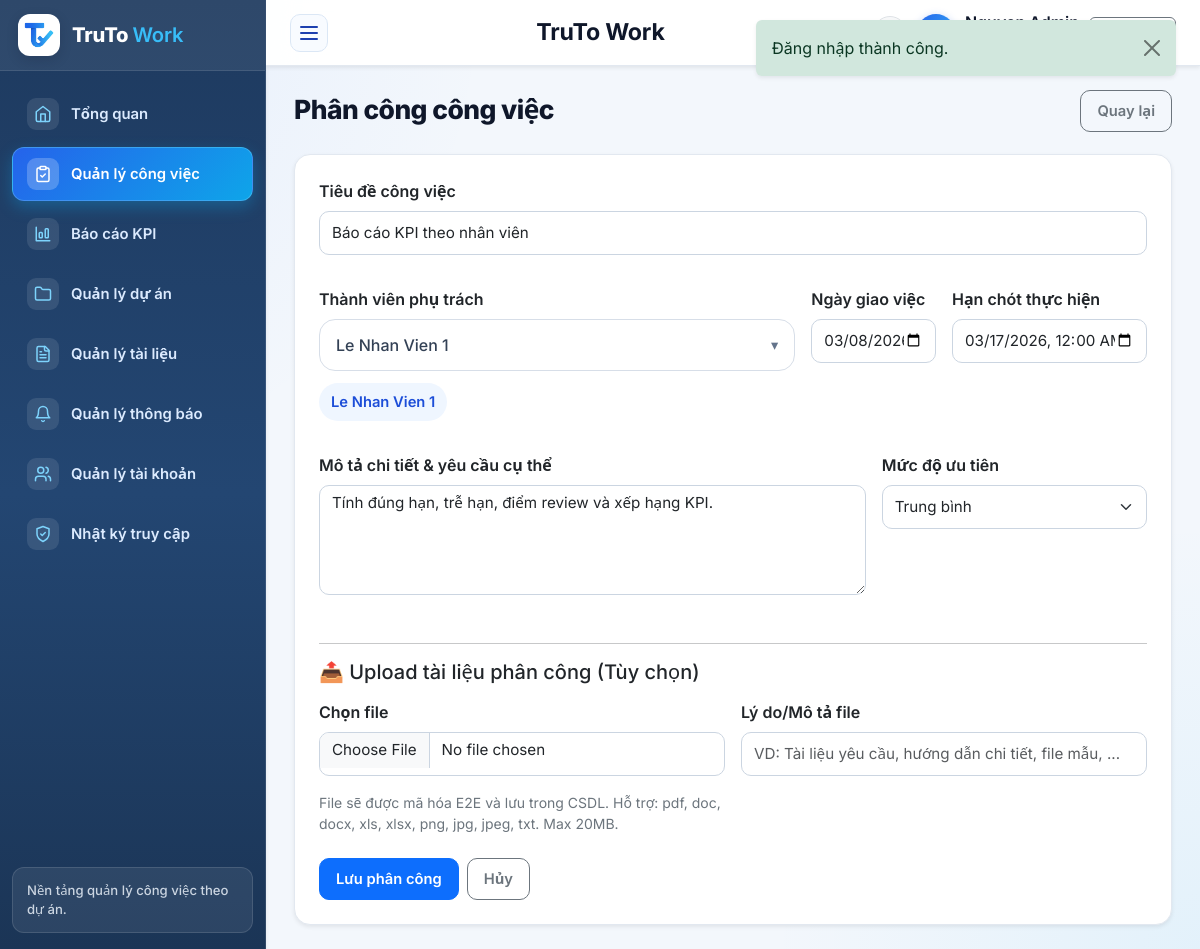
The app's page /index.php?route=cong_viec/assign&id=4 (signed in) with its own data.
### tables this page shows
CREATE TABLE `tai_khoan` (
  `id` int(11) NOT NULL,
  `name` varchar(150) NOT NULL,
  `email` varchar(150) NOT NULL,
  `password` varchar(255) NOT NULL,
  `public_key_jwk` longtext DEFAULT NULL,
  `role` enum('admin','manager','employee') NOT NULL DEFAULT 'employee',
  `department` varchar(100) DEFAULT NULL,
  `status` enum('active','inactive') NOT NULL DEFAULT 'active',
  `created_at` datetime NOT NULL
);

CREATE TABLE `cong_viec` (
  `id` int(11) NOT NULL,
  `project_id` int(11) NOT NULL,
  `title` varchar(200) NOT NULL,
  `description` text DEFAULT NULL,
  `priority` enum('low','medium','high') NOT NULL DEFAULT 'medium',
  `status` enum('new','assigned','in_progress','blocked','submitted','approved','redo') NOT NULL DEFAULT 'new',
  `deadline` date NOT NULL,
  `start_date` date DEFAULT NULL,
  `assignee_id` int(11) DEFAULT NULL,
  `created_by` int(11) NOT NULL,
  `expected_score` int(11) NOT NULL DEFAULT 0,
  `review_score` int(11) DEFAULT NULL,
  `review_comment` text DEFAULT NULL,
  `approved_at` datetime DEFAULT NULL,
  `created_at` datetime NOT NULL,
  `updated_at` datetime NOT NULL
);

CREATE TABLE `thanh_vien_du_an` (
  `id` int(11) NOT NULL,
  `project_id` int(11) NOT NULL,
  `user_id` int(11) NOT NULL,
  `project_role` enum('lead','member','reviewer') NOT NULL DEFAULT 'member',
  `joined_at` datetime NOT NULL
);

### app/views/cong_viec/assign.php (the view, shortened to what the rows shown need)
<div class="section-header">
    <div>
        <div class="section-title">Phân công công việc</div>
    </div>
    <a class="btn btn-outline-secondary" href="<?= e(route_url('cong_viec/show', ['id' => $task['id'] ?? ''])) ?>">Quay lại</a>
</div>
<div class="card border-0 shadow-sm">
    <div class="card-body p-4">
        <form method="post" action="<?= e(route_url('cong_viec/saveAssignment', ['id' => $task['id'] ?? ''])) ?>" enctype="multipart/form-data" class="assign-form">
            <div class="row g-3">
                <div class="col-12">
                    <label class="form-label fw-semibold">Tiêu đề công việc</label>
                    <input type="text" class="form-control" name="assignment_title" placeholder="Nhập tiêu đề công việc" value="<?= e($task['title'] ?? '') ?>">
                </div>
            </div>
            <div class="row g-3 mt-3">
                <div class="col-12 col-lg-7">
                    <label class="form-label fw-semibold">Thành viên phụ trách</label>
                    <?php
                    $members = isset($members) && is_array($members) ? $members : [];
                    $selectedAssigneeIds = isset($selectedAssigneeIds) && is_array($selectedAssigneeIds) ? $selectedAssigneeIds : [];
                    ?>
                    <div class="assignee-dropdown" data-assignee-dropdown>
                        <button type="button" class="assignee-toggle" data-assignee-toggle aria-expanded="false">
                            <span class="assignee-toggle-label" data-assignee-label>
                            </span>
                            <span class="assignee-toggle-icon">▾</span>
                        </button>
                    </div>
                    <div class="assignee-selected" data-assignee-selected>
                        <?php foreach ($members as $member): ?>
                            <?php $checked = in_array((int) $member['user_id'], $selectedAssigneeIds ?? [], true); ?>
                            <span class="assignee-pill <?= $checked ? '' : 'd-none' ?>" data-assignee-pill="<?= e((string) $member['user_id']) ?>">
                                <?= e($member['name']) ?>
                            </span>
                        <?php endforeach; ?>
                    </div>
                </div>
                <?php
                $startVal = (!empty($task['start_date']) && !str_starts_with((string) $task['start_date'], '0000-00-00'))
                    ? date('Y-m-d\TH:i', strtotime((string) $task['start_date']))
                    : '';
                $deadlineVal = (!empty($task['deadline']) && !str_starts_with((string) $task['deadline'], '0000-00-00'))
                    ? date('Y-m-d\TH:i', strtotime((string) $task['deadline']))
                    : '';
                $taskPriority = (string) ($task['priority'] ?? '');
                ?>
                <div class="col-sm-6 col-lg-2">
                    <label class="form-label fw-semibold">Ngày giao việc</label>
                    <input type="datetime-local" class="form-control" name="start_date" value="<?= e($startVal) ?>">
                </div>
                <div class="col-sm-6 col-lg-3">
                    <label class="form-label fw-semibold">Hạn chót thực hiện</label>
                    <input type="datetime-local" class="form-control" name="deadline" value="<?= e($deadlineVal) ?>">
                </div>
            </div>
            <div class="row g-3 mt-3">
                <div class="col-12 col-lg-8">
                    <label class="form-label fw-semibold">Mô tả chi tiết & yêu cầu cụ thể</label>
                    <textarea class="form-control" name="detailed_description" rows="3" placeholder="Mô tả chi tiết công việc, các bước thực hiện, yêu cầu kỹ thuật, tiêu chí nghiệm thu"><?= e((string) ($task['description'] ?? '')) ?></textarea>
                </div>
                <div class="col-12 col-lg-4">
                    <label class="form-label fw-semibold">Mức độ ưu tiên</label>
                    <select class="form-select mb-2" name="priority">
                        <option value="medium" <?= $taskPriority === 'medium' ? 'selected' : '' ?>>Trung bình</option>
                    </select>
                </div>
            </div>
            <div class="row g-3 mt-3">
                <div class="col-12">
                    <hr>
                    <h5 class="mb-3">📤 Upload tài liệu phân công (Tùy chọn)</h5>
                    <div class="row g-3">
                        <div class="col-12 col-lg-6">
                            <label class="form-label fw-semibold">Chọn file</label>
                            <input type="file" class="form-control" name="attachment" id="attachment" data-e2e-file data-recipient-url="<?= e(route_url('crypto/taskRecipients', ['id' => $task['id']])) ?>" accept=".pdf,.doc,.docx,.xls,.xlsx,.png,.jpg,.jpeg,.txt">
                            <div class="small text-secondary mt-2">File sẽ được mã hóa E2E và lưu trong CSDL. Hỗ trợ: pdf, doc, docx, xls, xlsx, png, jpg, jpeg, txt. Max 20MB.</div>
                        </div>
                        <div class="col-12 col-lg-6">
                            <label class="form-label fw-semibold">Lý do/Mô tả file</label>
                            <input type="text" class="form-control" name="upload_reason" id="upload_reason" placeholder="VD: Tài liệu yêu cầu, hướng dẫn chi tiết, file mẫu, ...">
                        </div>
                    </div>
                </div>
            </div>
            <div class="mt-4 d-flex gap-2 flex-wrap">
                <button class="btn btn-primary" id="assign_submit_btn">Lưu phân công</button>
                <a class="btn btn-outline-secondary" href="<?= e(route_url('cong_viec/show', ['id' => $task['id'] ?? ''])) ?>">Hủy</a>
            </div>
        </form>
    </div>
</div>

### app/views/layouts/main.php (shortened to what the rows shown need)
<?php
$authUser = current_user();
$currentRoute = (string) ($_GET['route'] ?? ($authUser ? 'dashboard/index' : 'home/index'));
$isPublicPage = !$authUser && str_starts_with($currentRoute, 'home/');
$isLoginPage = !$authUser && str_starts_with($currentRoute, 'auth/');
?>
<!doctype html>
<html lang="vi">
<head>
    <link href="https://cdn.jsdelivr.net/npm/bootstrap@5.3.3/dist/css/bootstrap.min.css" rel="stylesheet">
    <link href="assets/css/app.css?v=20261025v6" rel="stylesheet">
</head>
<body>
<?php if ($isPublicPage): ?>
    <div class="public-site-shell">
        <header class="public-header">
            <div class="public-container public-header-inner">
                <a class="brand-public" href="<?= e(route_url('home/index')) ?>">
                    <span class="brand-public-mark">
                        <img src="assets/images/logo-icon.png" alt="TruTo Work">
                    </span>
                    <span>
                        <strong>TruTo <span class="text-primary fw-semibold">Work</span></strong>
                        <small>Quản lý công việc theo dự án</small>
                    </span>
                </a>
                <nav class="public-nav">
                    <a class="<?= $currentRoute === 'home/index' ? 'is-active' : '' ?>" href="<?= e(route_url('home/index')) ?>">Trang chủ</a>
                    <a class="<?= $currentRoute === 'home/about' ? 'is-active' : '' ?>" href="<?= e(route_url('home/about')) ?>">Giới thiệu</a>
                    <a href="<?= e(route_url('auth/login')) ?>">Đăng nhập</a>
                </nav>
            </div>
        </header>
        <main class="public-main">
            <div class="public-container">
                <?= $content ?>
            </div>
        </main>
        <footer class="public-footer">
            <div class="public-container public-footer-inner">
                <span>TruTo Work</span>
            </div>
        </footer>
    </div>
<?php else: ?>
    <div class="app-shell">
        <aside class="sidebar shadow-sm">
            <div class="sidebar-header">
                <a class="sidebar-brand text-decoration-none" href="<?= e(route_url('dashboard/index')) ?>">
                    <div class="brand-icon">
                        <img src="assets/images/logo-icon.png" alt="TruTo Work">
                    </div>
                    <div class="brand-title">TruTo <span class="brand-title-accent">Work</span></div>
                </a>
            </div>
            <nav class="sidebar-menu">
                <a class="menu-link <?= e(active_menu('dashboard/')) ?>" href="<?= e(route_url('dashboard/index')) ?>" data-short-label="TG" title="Tổng quan">
                    <span class="menu-icon" aria-hidden="true">
                        <svg xmlns="http://www.w3.org/2000/svg" width="18" height="18" viewBox="0 0 24 24" fill="none" stroke="currentColor" stroke-width="2" stroke-linecap="round" stroke-linejoin="round"><path d="m3 9 9-7 9 7v11a2 2 0 0 1-2 2H5a2 2 0 0 1-2-2z"/><polyline points="9 22 9 12 15 12 15 22"/></svg>
                    </span>
                    <span class="menu-text">Tổng quan</span>
                </a>
                <a class="menu-link <?= e(active_menu('cong_viec/')) ?>" href="<?= e(route_url('cong_viec/index')) ?>" data-short-label="CV" title="Quản lý công việc">
                    <span class="menu-icon" aria-hidden="true">
                    </span>
                    <span class="menu-text">Quản lý công việc</span>
                </a>
                <a class="menu-link <?= e(active_menu('kpi/')) ?>" href="<?= e(route_url('kpi/index')) ?>" data-short-label="KPI" title="Báo cáo KPI">
                    <span class="menu-icon" aria-hidden="true">
                        <svg xmlns="http://www.w3.org/2000/svg" width="18" height="18" viewBox="0 0 24 24" fill="none" stroke="currentColor" stroke-width="2" stroke-linecap="round" stroke-linejoin="round"><path d="M3 3v18h18"/><rect width="4" height="7" x="7" y="10" rx="1"/><rect width="4" height="12" x="15" y="5" rx="1"/></svg>
                    </span>
                    <span class="menu-text">Báo cáo KPI</span>
                </a>
                <a class="menu-link <?= e(active_menu('du_an/')) ?>" href="<?= e(route_url('du_an/index')) ?>" data-short-label="DA" title="Quản lý dự án">
                    <span class="menu-icon" aria-hidden="true">
                        <svg xmlns="http://www.w3.org/2000/svg" width="18" height="18" viewBox="0 0 24 24" fill="none" stroke="currentColor" stroke-width="2" stroke-linecap="round" stroke-linejoin="round"><path d="M20 20a2 2 0 0 0 2-2V8a2 2 0 0 0-2-2h-7.9a2 2 0 0 1-1.69-.9L9.6 3.9A2 2 0 0 0 7.93 3H4a2 2 0 0 0-2 2v13a2 2 0 0 0 2 2Z"/></svg>
                    </span>
                    <span class="menu-text">Quản lý dự án</span>
                </a>
                <?php if (in_array($authUser['role'], ['manager', 'admin'], true)): ?>
                    <a class="menu-link <?= e(active_menu('files/') ?: active_menu('tai_lieu/')) ?>" href="<?= e(route_url('files/index')) ?>" data-short-label="TL" title="Quản lý tài liệu">
                        <span class="menu-icon" aria-hidden="true">
                        </span>
                        <span class="menu-text">Quản lý tài liệu</span>
                    </a>
                <?php endif; ?>
                <?php $notifMenuTitle = in_array($authUser['role'], ['manager', 'admin'], true) ? 'Quản lý thông báo' : 'Xem thông báo'; ?>
                <a class="menu-link <?= e(active_menu('thong_bao/')) ?>"
                   href="<?= e(route_url('thong_bao/index')) ?>"
                   data-short-label="TB"
                   title="<?= e($notifMenuTitle) ?>">
                    <span class="menu-icon" aria-hidden="true">
                        <svg xmlns="http://www.w3.org/2000/svg" width="18" height="18" viewBox="0 0 24 24" fill="none" stroke="currentColor" stroke-width="2" stroke-linecap="round" stroke-linejoin="round"><path d="M6 8a6 6 0 0 1 12 0c0 7 3 9 3 9H3s3-2 3-9"/><path d="M10.3 21a1.94 1.94 0 0 0 3.4 0"/></svg>
                    </span>
                    <span class="menu-text flex-grow-1"><?= e($notifMenuTitle) ?></span>
                </a>
                <?php if ($authUser['role'] === 'admin'): ?>
                    <a class="menu-link <?= e(active_menu('tai_khoan/')) ?>" href="<?= e(route_url('tai_khoan/index')) ?>" data-short-label="TK" title="Quản lý tài khoản">
                        <span class="menu-icon" aria-hidden="true">
                        </span>
                        <span class="menu-text">Quản lý tài khoản</span>
                    </a>
                    <a class="menu-link <?= e(active_menu('nhat_ky/')) ?>" href="<?= e(route_url('nhat_ky/index')) ?>" data-short-label="NK" title="Nhật ký truy cập">
                        <span class="menu-icon" aria-hidden="true">
                            <svg xmlns="http://www.w3.org/2000/svg" width="18" height="18" viewBox="0 0 24 24" fill="none" stroke="currentColor" stroke-width="2" stroke-linecap="round" stroke-linejoin="round"><path d="M12 22s8-4 8-10V5l-8-3-8 3v7c0 6 8 10 8 10"/><path d="m9 12 2 2 4-4"/></svg>
                        </span>
                        <span class="menu-text">Nhật ký truy cập</span>
                    </a>
                <?php endif; ?>
            </nav>
            <div class="sidebar-footer">
                <div class="sidebar-footer-text">Nền tảng quản lý công việc theo dự án.</div>
            </div>
        </aside>
        <div class="main-shell">
            <header class="topbar shadow-sm">
                <button class="sidebar-toggle" type="button" aria-label="Thu gọn hoặc mở menu" aria-expanded="true" data-sidebar-toggle>
                    <span></span><span></span><span></span>
                </button>
                <div class="page-info">
                    <div class="page-label">TruTo Work</div>
                </div>
                <div class="topbar-user">
                    <a class="btn btn-light border position-relative p-0 d-inline-flex align-items-center justify-content-center rounded-circle"
                       style="width: 34px; height: 34px; min-height: 34px;"
                       href="<?= e(route_url('thong_bao/index', ['tab' => 'inbox'])) ?>"
                       title="Thông báo của bạn"
                       aria-label="Thông báo của bạn">
                    </a>
                    <div class="avatar-badge"><?= e(strtoupper(substr($authUser['name'], 0, 1))) ?></div>
                    <div class="d-none d-sm-block">
                        <div class="fw-semibold text-truncate" style="max-width: 140px;"><?= e($authUser['name']) ?></div>
                        <div class="small text-secondary"><?= e(role_label($authUser['role'])) ?></div>
                    </div>
                    <a class="btn btn-outline-secondary btn-sm" href="<?= e(route_url('auth/logout')) ?>" title="Đăng xuất">
                        <span class="d-none d-md-inline">Đăng xuất</span>
                    </a>
                </div>
            </header>
            <main class="content-shell">
                <?= $content ?>
            </main>
        </div>
    </div>
<?php endif; ?>
</body>
</html>

### records on screen
tai_khoan: role "Quản lý thông báo"
cong_viec: assignment_title "Báo cáo KPI theo nhân viên", start_date "03/08/2026 00:00", deadline "03/17/2026 00:00", detailed_description "Tính đúng hạn, trễ hạn, điểm review và xếp hạng KPI.", priority "Trung bình"
thanh_vien_du_an: user.name "Le Nhan Vien 1"

### other values on screen
$flash['message'] "Đăng nhập thành công."
